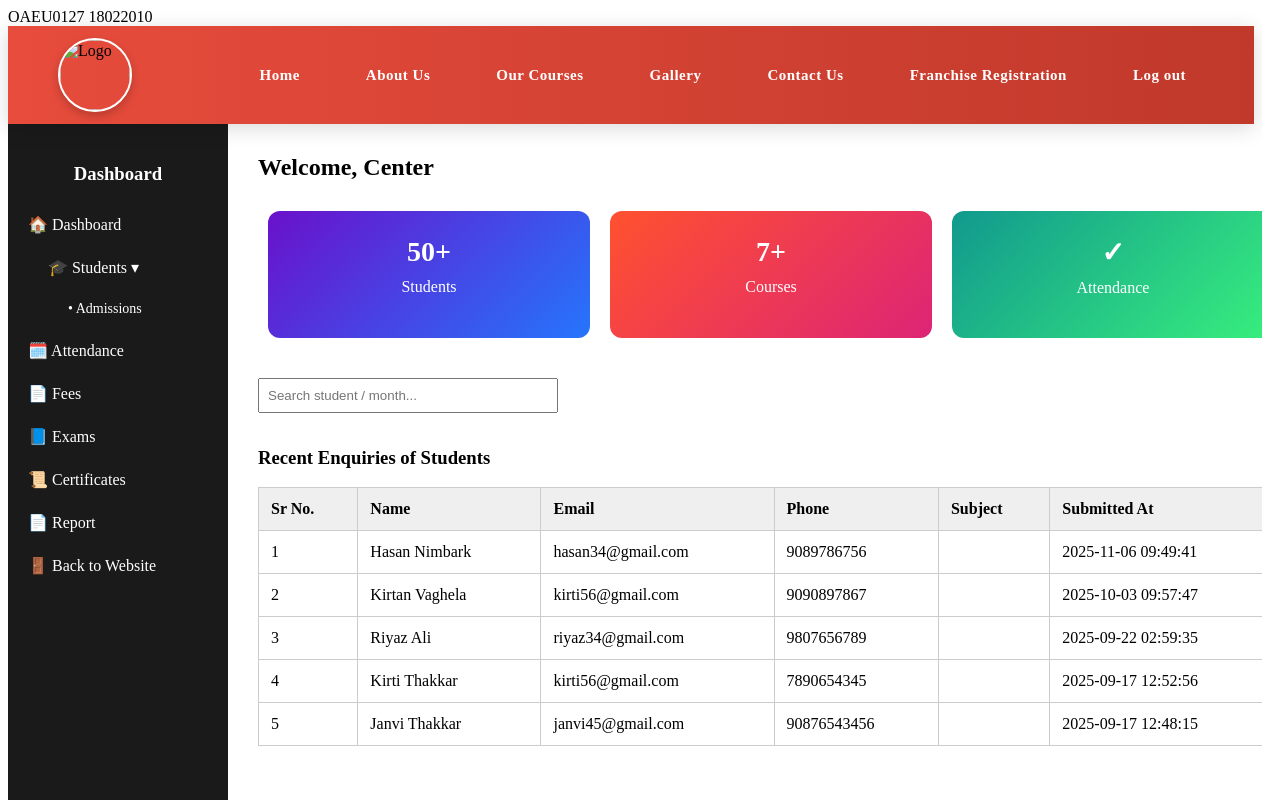
/center-dashboard.php, run on the app's committed database.
### tables this page shows
CREATE TABLE `contact_inquiries` (
  `id` int(11) NOT NULL,
  `name` varchar(100) NOT NULL,
  `email` varchar(100) NOT NULL,
  `phone` varchar(20) DEFAULT NULL,
  `subject` varchar(150) DEFAULT NULL,
  `message` text DEFAULT NULL,
  `preferred_course` varchar(255) DEFAULT NULL,
  `submitted_at` timestamp NOT NULL DEFAULT current_timestamp()
);

### center-dashboard.php (the view, shortened to what this page needs)
<?php
include 'db.php';
$center_name = $_SESSION['center_name'] ?? 'Center';
?>
<!DOCTYPE html>
<html>
<head>
  <link rel="stylesheet" href="css/style.css">
  <?php include 'nav.php'; ?>
</head>
<body>
<div class="sidebar" id="sidebar">
  <h3 style="text-align: center;">Dashboard</h3>
  <a href="center-dashboard.php">🏠 Dashboard</a>
  <div style="padding: 0 20px;">
    <a href="admission.php">🎓 Students ▾</a>
    <div style="margin-left: 20px;">
      <a href="admission.php" style="font-size: 14px;">• Admissions</a>
    </div>
  </div>
  <a href="attendance.php">🗓️ Attendance</a>
  <a href="fees.php">📄 Fees</a>
  <a href="exams.php">📘 Exams</a>
  <a href="certificate.php">📜 Certificates</a>
  <a href="report.php">📄 Report</a>
  <a href="logout.php">🚪 Back to Website</a>
</div>
<div class="main-content">
  <div class="welcome">Welcome, <?= htmlspecialchars($center_name) ?></div>
  <div class="dashboard-cards">
    <div class="card students-card"><h3>50+</h3><p>Students</p></div>
    <div class="card courses-card"><h3>7+</h3><p>Courses</p></div>
    <div class="card attendance-card"><h3>✓</h3><p>Attendance</p></div>
  </div>
  <input type="text" id="searchBox" placeholder="Search student / month..." style="margin-bottom:15px; padding:8px; width:100%; max-width:300px;">
  <h3>Recent Enquiries of Students</h3>
  <table id="enquiryTable">
    <tr>
      <th>Sr No.</th>
      <th>Name</th>
      <th>Email</th>
      <th>Phone</th>
      <th>Subject</th>
      <th>Submitted At</th>
    </tr>
    <?php
    $enquiry_query = mysqli_query($conn, "SELECT * FROM contact_inquiries ORDER BY submitted_at DESC LIMIT 5");
    $j = 1;
    while($row = mysqli_fetch_assoc($enquiry_query)) {
        echo "<tr>
                <td>{$j}</td>
                <td>{$row['name']}</td>
                <td>{$row['email']}</td>
                <td>{$row['phone']}</td>
                <td>{$row['subject']}</td>
                <td>{$row['submitted_at']}</td>
              </tr>";
        $j++;
    }
    ?>
  </table>
</div>
</body>
</html>

### center-dashboard.php (style rules this page uses)
.sidebar { width: 220px; background-color: #1a1a1a; color: white; height: 100vh; position: fixed; padding-top: 20px; transition: left 0.3s ease; }
.sidebar a { color: white; display: block; padding: 12px 20px; text-decoration: none; }
.main-content { margin-left: 220px; padding: 30px; width: calc(100% - 220px); }
.dashboard-cards { display: flex; justify-content: space-between; margin-bottom: 30px; flex-wrap: wrap; }
.card { flex: 1; margin: 10px; padding: 25px; text-align: center; border-radius: 12px; color: white; transition: transform 0.2s ease, box-shadow 0.2s ease; }
.card h3 { margin: 0; font-size: 28px; }
.card p { margin-top: 10px; font-size: 16px; }
.welcome { font-size: 24px; margin-bottom: 20px; font-weight: bold; }
table { width: 100%; border-collapse: collapse; margin-top: 15px; }
table th, table td { padding: 12px; border: 1px solid #ccc; text-align: left; }
table th { background-color: #efefef; }
.students-card { background: linear-gradient(135deg, #6a11cb 0%, #2575fc 100%); }
.courses-card { background: linear-gradient(135deg, #ff512f 0%, #dd2476 100%); }
.attendance-card { background: linear-gradient(135deg, #11998e 0%, #38ef7d 100%); }

### data on the page
contact_inquiries: name "Hasan Nimbark", email "hasan34@gmail.com", phone "9089786756", submitted_at "2025-11-06 09:49:41"
contact_inquiries: name "Kirtan Vaghela", email "kirti56@gmail.com", phone "9090897867", submitted_at "2025-10-03 09:57:47"
contact_inquiries: name "Riyaz Ali", email "riyaz34@gmail.com", phone "9807656789", submitted_at "2025-09-22 02:59:35"
contact_inquiries: name "Kirti Thakkar", email "kirti56@gmail.com", phone "7890654345", submitted_at "2025-09-17 12:52:56"
contact_inquiries: name "Janvi Thakkar", email "janvi45@gmail.com", phone "90876543456", submitted_at "2025-09-17 12:48:15"

### other printed values
$center_name "Center"
